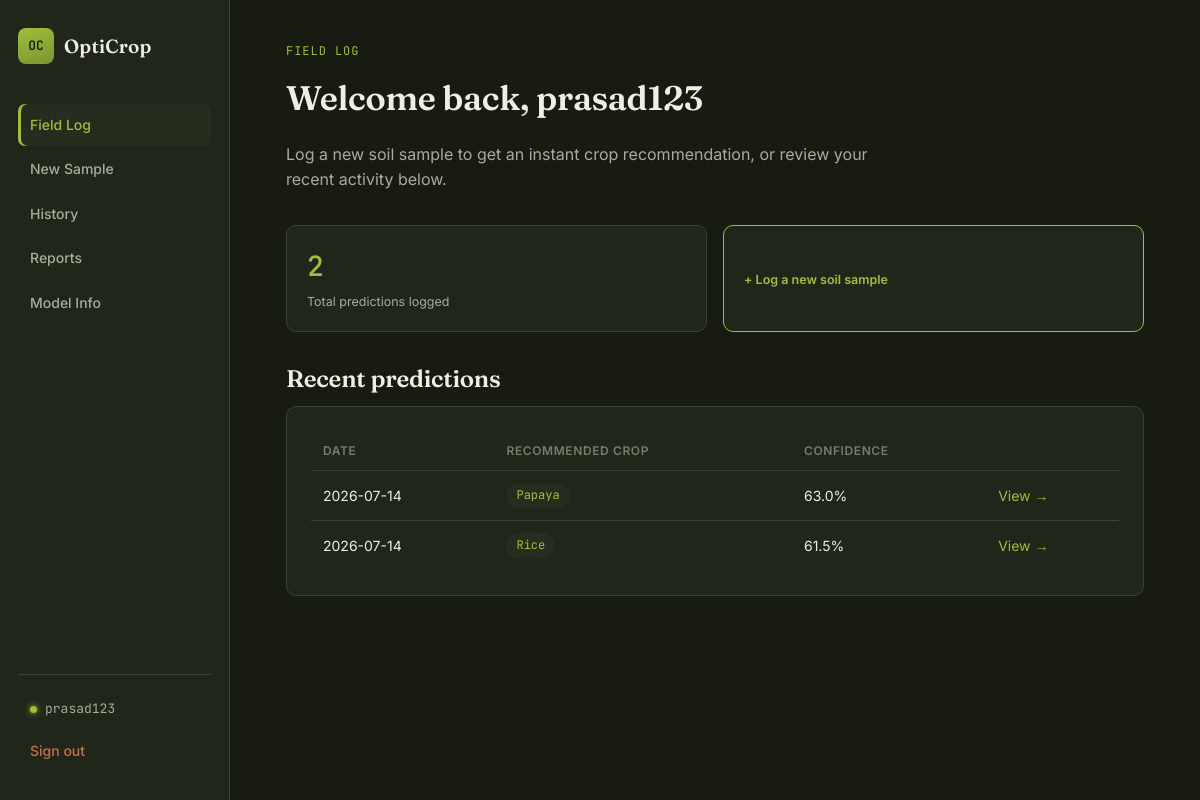
/dashboard (signed in), run on the app's committed database.
### tables this page shows
CREATE TABLE User (
    user_id INTEGER PRIMARY KEY AUTOINCREMENT,
    username TEXT UNIQUE NOT NULL,
    email TEXT UNIQUE NOT NULL,
    password_hash TEXT NOT NULL,
    created_at TEXT NOT NULL
);

CREATE TABLE Prediction (
    prediction_id INTEGER PRIMARY KEY AUTOINCREMENT,
    soil_id INTEGER NOT NULL UNIQUE,
    crop_id INTEGER NOT NULL,
    model_id INTEGER NOT NULL,
    confidence REAL NOT NULL,
    created_at TEXT NOT NULL,
    FOREIGN KEY (soil_id) REFERENCES SoilData(soil_id),
    FOREIGN KEY (crop_id) REFERENCES Crop(crop_id),
    FOREIGN KEY (model_id) REFERENCES MLModel(model_id)
);

CREATE TABLE Crop (
    crop_id INTEGER PRIMARY KEY AUTOINCREMENT,
    crop_name TEXT UNIQUE NOT NULL,
    description TEXT
);

### app.py (the view)
@app.route("/dashboard")
@login_required
def dashboard():
    history = db.get_predictions_for_user(session["user_id"])
    return render_template("dashboard.html", history=history[:5], total=len(history))

### app.py (called while the page is built)
def login_required(view):
    @wraps(view)
    def wrapped(*args, **kwargs):
        if "user_id" not in session:
            flash("Please sign in to continue.", "warning")
            return redirect(url_for("login"))
        return view(*args, **kwargs)
    return wrapped

@app.context_processor
def inject_user():
    user = None
    if "user_id" in session:
        row = db.get_user_by_id(session["user_id"])
        if row:
            user = {"user_id": row["user_id"], "username": row["username"]}
    return {"current_user": user}

### database.py (called while the page is built)
def get_db():
    os.makedirs(os.path.dirname(DB_PATH), exist_ok=True)
    conn = sqlite3.connect(DB_PATH)
    conn.row_factory = sqlite3.Row
    conn.execute("PRAGMA foreign_keys = ON")
    return conn

def get_user_by_id(user_id):
    conn = get_db()
    row = conn.execute("SELECT * FROM User WHERE user_id = ?", (user_id,)).fetchone()
    conn.close()
    return row

def get_predictions_for_user(user_id):
    conn = get_db()
    rows = conn.execute(
        "SELECT p.prediction_id, p.confidence, p.created_at, c.crop_name, s.soil_id "
        "FROM Prediction p "
        "JOIN SoilData s ON p.soil_id = s.soil_id "
        "JOIN Crop c ON p.crop_id = c.crop_id "
        "WHERE s.user_id = ? ORDER BY p.created_at DESC",
        (user_id,),
    ).fetchall()
    conn.close()
    return rows

### templates/dashboard.html (shortened to what this page needs)
{% extends "base.html" %}
{% block content %}
<span class="eyebrow">Field log</span>
<h1>Welcome back, {{ current_user.username }}</h1>
<p class="lede">Log a new soil sample to get an instant crop recommendation, or review your recent activity below.</p>
<div class="card-grid">
  <div class="stat-card">
    <span class="num">{{ total }}</span>
    <span class="label">Total predictions logged</span>
  </div>
  <a href="{{ url_for('add_soil_data') }}" class="stat-card" style="display:flex; flex-direction:column; justify-content:center; border-color:var(--leaf);">
    <span class="label" style="color:var(--leaf); font-weight:600;">+ Log a new soil sample</span>
  </a>
</div>
<h2>Recent predictions</h2>
{% if history %}
<div class="panel">
  <table>
    <thead>
      <tr><th>Date</th><th>Recommended crop</th><th>Confidence</th><th></th></tr>
    </thead>
    <tbody>
      {% for row in history %}
      <tr>
        <td>{{ row.created_at[:10] }}</td>
        <td><span class="pill">{{ row.crop_name }}</span></td>
        <td>{{ (row.confidence * 100) | round(1) }}%</td>
        <td><a href="{{ url_for('prediction_result', prediction_id=row.prediction_id) }}" style="color:var(--leaf)">View →</a></td>
      </tr>
      {% endfor %}
    </tbody>
  </table>
</div>
{% else %}
<div class="empty-state">No soil samples logged yet. Start by submitting your first reading.</div>
{% endif %}
{% endblock %}

### templates/base.html (shortened to what this page needs)
<!DOCTYPE html>
<html lang="en">
<head>
<link rel="stylesheet" href="{{ url_for('static', filename='style.css') }}">
</head>
<body>
<div class="shell">
  <aside class="sidebar">
    <a class="brand" href="{{ url_for('index') }}">
      <span class="brand-mark">OC</span>
      <span class="brand-name">OptiCrop</span>
    </a>
    <nav class="nav">
      {% if current_user %}
        <a href="{{ url_for('dashboard') }}" class="nav-link {{ 'active' if request.endpoint == 'dashboard' }}">Field Log</a>
        <a href="{{ url_for('add_soil_data') }}" class="nav-link {{ 'active' if request.endpoint == 'add_soil_data' }}">New Sample</a>
        <a href="{{ url_for('history') }}" class="nav-link {{ 'active' if request.endpoint == 'history' }}">History</a>
        <a href="{{ url_for('reports') }}" class="nav-link {{ 'active' if request.endpoint == 'reports' }}">Reports</a>
        <a href="{{ url_for('about_model') }}" class="nav-link {{ 'active' if request.endpoint == 'about_model' }}">Model Info</a>
      {% else %}
        <a href="{{ url_for('index') }}" class="nav-link {{ 'active' if request.endpoint == 'index' }}">Home</a>
        <a href="{{ url_for('about_model') }}" class="nav-link {{ 'active' if request.endpoint == 'about_model' }}">Model Info</a>
      {% endif %}
    </nav>
    <div class="sidebar-footer">
      {% if current_user %}
        <div class="whoami"><span class="dot"></span>{{ current_user.username }}</div>
        <a href="{{ url_for('logout') }}" class="nav-link logout">Sign out</a>
      {% else %}
        <a href="{{ url_for('login') }}" class="nav-link">Sign in</a>
        <a href="{{ url_for('register') }}" class="nav-link nav-link--cta">Get started</a>
      {% endif %}
    </div>
  </aside>
  <main class="content">
    {% block content %}{% endblock %}
  </main>
</div>
</body>
</html>

### static/style.css (style rules this page uses)
:root { --bg-deep: #171b12; --bg-panel: #20261a; --bg-panel-raised: #262d1e; --line: #3a4230; --leaf: #9fbf3b; --leaf-dim: #7a9530; --gold: #e3a23b; --clay: #c96f4a; --text: #f1eee2; --text-muted: #a8ad98; --text-faint: #767d68; --radius: 10px; --font-display: "Fraunces", serif; --font-body: "Inter", sans-serif; --font-mono: "JetBrains Mono", monospace; }
* { box-sizing: border-box; }
html, body { margin: 0; padding: 0; background: var(--bg-deep); color: var(--text); font-family: var(--font-body); font-size: 15px; line-height: 1.6; }
a { color: inherit; text-decoration: none; }
.shell { display: flex; min-height: 100vh; }
.sidebar { width: 230px; flex-shrink: 0; background: var(--bg-panel); border-right: 1px solid var(--line); display: flex; flex-direction: column; padding: 28px 18px; position: sticky; top: 0; height: 100vh; }
.brand { display: flex; align-items: center; gap: 10px; margin-bottom: 40px; }
.brand-mark { width: 36px; height: 36px; border-radius: 8px; background: linear-gradient(160deg, var(--leaf) 0%, var(--leaf-dim) 100%); color: #171b12; font-family: var(--font-mono); font-weight: 600; font-size: 13px; display: flex; align-items: center; justify-content: center; }
.brand-name { font-family: var(--font-display); font-weight: 600; font-size: 19px; letter-spacing: 0.01em; }
.nav { display: flex; flex-direction: column; gap: 2px; flex: 1; }
.nav-link { padding: 10px 12px; border-radius: 7px; color: var(--text-muted); font-size: 14px; font-weight: 500; transition: background 0.15s ease, color 0.15s ease; }
.nav-link.active { background: var(--bg-panel-raised); color: var(--leaf); box-shadow: inset 3px 0 0 var(--leaf); }
.sidebar-footer { display: flex; flex-direction: column; gap: 2px; border-top: 1px solid var(--line); padding-top: 16px; }
.whoami { display: flex; align-items: center; gap: 8px; padding: 8px 12px; font-size: 13px; color: var(--text-muted); font-family: var(--font-mono); }
.dot { width: 7px; height: 7px; border-radius: 50%; background: var(--leaf); box-shadow: 0 0 6px var(--leaf); }
.logout { color: var(--clay); }
.content { flex: 1; padding: 42px 56px; max-width: 980px; }
h1, h2, h3 { font-family: var(--font-display); font-weight: 600; margin: 0 0 8px 0; letter-spacing: -0.01em; }
h1 { font-size: 34px; }
h2 { font-size: 24px; }
.eyebrow { font-family: var(--font-mono); font-size: 12px; letter-spacing: 0.08em; text-transform: uppercase; color: var(--leaf); margin-bottom: 10px; display: block; }
.lede { color: var(--text-muted); font-size: 16px; max-width: 60ch; margin-bottom: 32px; }
.panel { background: var(--bg-panel); border: 1px solid var(--line); border-radius: var(--radius); padding: 24px; margin-bottom: 20px; }
.card-grid { display: grid; grid-template-columns: repeat(auto-fit, minmax(200px, 1fr)); gap: 16px; margin-bottom: 28px; }
.stat-card { background: var(--bg-panel); border: 1px solid var(--line); border-radius: var(--radius); padding: 18px 20px; }
.stat-card .num { font-family: var(--font-mono); font-size: 28px; font-weight: 500; color: var(--leaf); display: block; }
.stat-card .label { font-size: 12.5px; color: var(--text-muted); margin-top: 4px; }
table { width: 100%; border-collapse: collapse; }
th { text-align: left; font-size: 12px; text-transform: uppercase; letter-spacing: 0.05em; color: var(--text-faint); font-weight: 600; padding: 10px 12px; border-bottom: 1px solid var(--line); }
td { padding: 12px; border-bottom: 1px solid var(--line); font-size: 14px; }
tr:last-child td { border-bottom: none; }
.pill { display: inline-block; padding: 3px 10px; border-radius: 20px; background: var(--bg-panel-raised); color: var(--leaf); font-size: 12px; font-family: var(--font-mono); text-transform: capitalize; }

### data on the page
User: username "prasad123"
Prediction: created_at "2026-07-14", crop_name "Papaya", (row.confidence*100)|round(1) "63.0"
Prediction: created_at "2026-07-14", crop_name "Rice", (row.confidence*100)|round(1) "61.5"

### other printed values
{{ total }} "2"
